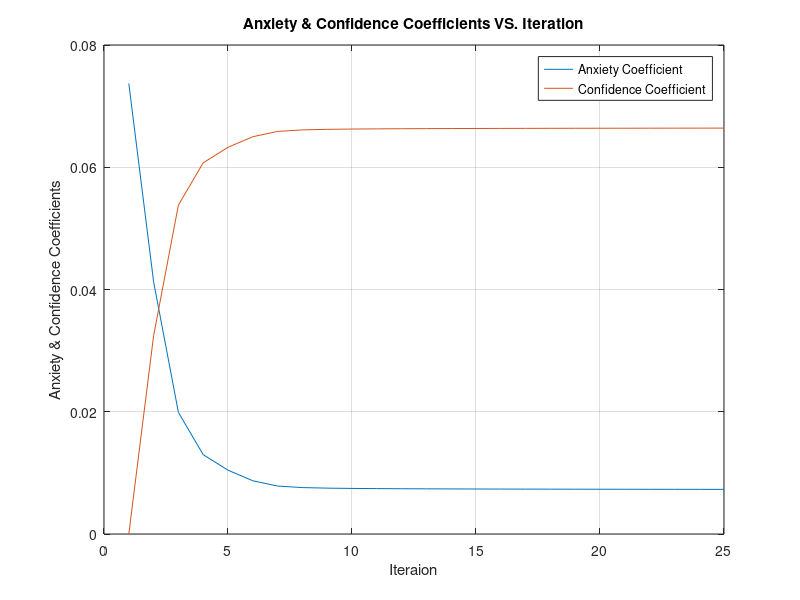
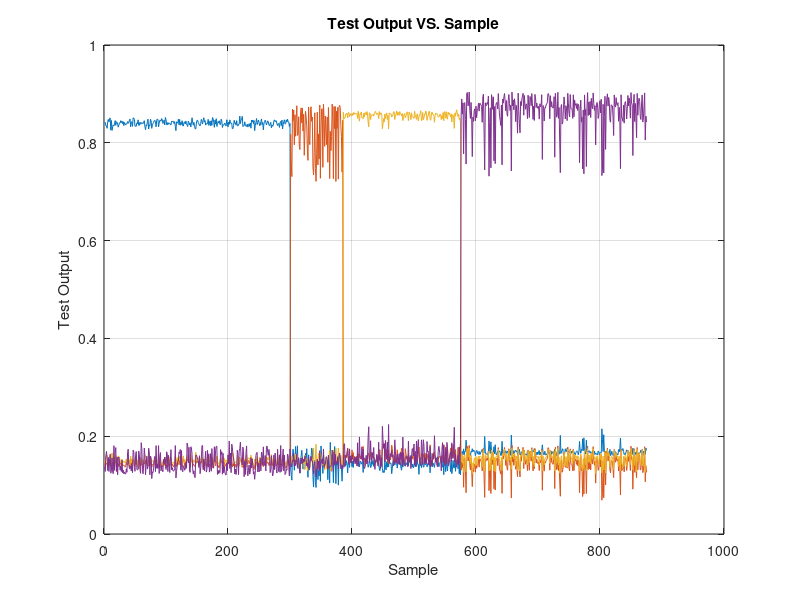

These figures' MATLAB source, in order:
clc;clear; close all;
load data_train.mat
load data_test.mat

X_train = {  X_train_n , X_train_f16 , X_train_f17 , X_train_f18 } ;
X_test = { X_test_n , X_test_f16 , X_test_f17 , X_test_f18 } ;

ClassNo = size( X_train , 2 ) ;

%%

x_test = [] ;
x_train = [] ;
for i=1:ClassNo
    x_train=[x_train; X_train{i}];
    x_test=[x_test; X_test{i}];
    [n_train(i) ~]=size(X_train{i});
    [n_test(i) ~]=size(X_test{i});
end

Min=min(x_train);
h=max(x_train)-min(x_train);
clear X_train X_test 
%%
X_train=((x_train-ones(size(x_train,1),1)*Min)./(ones(size(x_train,1),1)*h))*2-1;
X_test=((x_test-ones(size(x_test,1),1)*Min)./(ones(size(x_test,1),1)*h))*2-1;

T=[];
for i=1:ClassNo
    temp=0.3*rand(n_train(i),ClassNo);
    temp(:,i)=0.7+0.3*rand(n_train(i),1);
    T=[T ;temp];
end

%%  
[ ~ , in ] = size(X_train) ; 
    
l = 5 ;
alfa = 0.1;
eta = 0.2;
X_b = 1 ;

%% Hidden Layer
W_hi = rand(in,l)*0.3 ;
W_hb = rand(1,l)*0.3 ;
W_hm = rand(1,l)*0.3 ;

%% Output Layer
W_jh = rand(l,ClassNo)*0.3 ;
W_jb = rand(1,ClassNo)*0.3 ;
W_jm = rand(1,ClassNo)*0.3 ;

%%
W_hi_t_1 = zeros(in,l) ;
W_hb_t_1 = zeros(1,l) ;
W_hm_t_1 = zeros(1,l) ;
W_jh_t_1 = zeros(l,ClassNo) ;
W_jb_t_1 = zeros(1,ClassNo) ;
W_jm_t_1 = zeros(1,ClassNo) ;

%%   Pn=S^2*XI
pn=sum(n_train);
Y_PAT = 1/in * sum( X_train , 2 );

for t=1:25
    if t==1
        k=0;
        mu=1;
    else
        k=K(t-1);
        mu=Mu(t-1);
    end
    
    for p=1:pn
        XI= X_train(p,:) ;
        YI= XI ;

        TP_hc= YI * W_hi ;
        TP_hb = X_b * W_hb ;
        TP_hm = Y_PAT(p) * W_hm ;
        X_Hh = TP_hc + TP_hb + TP_hm ;


        Y_H = 1./(1 + exp( - X_Hh ));
        TP_jc = Y_H * W_jh ;

        TP_jb = X_b * W_jb ;
        TP_jm = Y_PAT(p) * W_jm ;

        XJ = TP_jc + TP_jb + TP_jm ;

        YJ = 1./( 1 + exp( - XJ ) ) ;

        e(p) = sum( ( T(p,:) - YJ ) .^2 ) ;

        Y_AvPAT = 1/p * sum( Y_PAT(1:p) ) ;

        W_hi_t = W_hi ;
        W_hb_t = W_hb ;
        W_hm_t = W_hm ;
        W_jh_t = W_jh ;
        W_jb_t = W_jb ;
        W_jm_t = W_jm ;

        delta = YJ .* ( ones(size(YJ)) - YJ ) .* ( T(p,:) - YJ ) ;
        
        W_jh = W_jh + ...
            eta *  Y_H' * delta + alfa * ( W_jh - W_jh_t_1 ) + ...
            mu * Y_AvPAT * ones(size(Y_H')) * delta + k * ( W_jh - W_jh_t_1 );

        W_jb = W_jb + eta  * delta + alfa * ( W_jb - W_jb_t_1 );

        W_jm = W_jm + mu *  Y_AvPAT * delta + k * ( W_jm - W_jm_t_1 );

        delta_h = Y_H .* ( ones(size(Y_H)) - Y_H ) .* (  delta * W_jh' ) ;

        W_hi = W_hi +...
            eta *  YI' * delta_h + alfa * ( W_hi - W_hi_t_1 ) +...
            mu *  Y_AvPAT * ones(size(YI')) * delta_h + k * ( W_hi - W_hi_t_1 );

        W_hb = W_hb + eta * delta_h + alfa * ( W_hb - W_hb_t_1 );

        W_hm = W_hm + mu *  Y_AvPAT * delta_h + k * ( W_hm - W_hm_t_1 );

        W_hi_t_1 = W_hi ;
        W_hb_t_1 = W_hb ;
        W_hm_t_1 = W_hm ;
        W_jh_t_1 = W_jh ;
        W_jb_t_1 = W_jb ;
        W_jm_t_1 = W_jm ;
        
    end
        
    E(t) = sum( e )/ ( pn * ClassNo )  ;

    Mu(t) = Y_AvPAT + E(t) ;
    if t==1
        Mu0=Mu;
    end
    K(t) = Mu0 - Mu(t) ;
    
end


%%
figure
plot(Mu)
hold all
plot(K)
hold off
grid on
legend('Anxiety Coefficient','Confidence Coefficient');
title('Anxiety & Confidence Coefficients VS. Iteration')
xlabel('Iteraion')
ylabel('Anxiety & Confidence Coefficients')

%% Test Part
Y_PAT = 1/in * sum( X_test , 2 );
pn=sum(n_test);
for p=1:pn
    XI= X_test(p,:) ;
    YI= XI ;

    TP_hc= YI * W_hi ;
    TP_hb = X_b * W_hb ;
    TP_hm = Y_PAT(p) * W_hm ;
    X_Hh = TP_hc + TP_hb + TP_hm ;


    Y_H = 1./(1 + exp( - X_Hh ));
    TP_jc = Y_H * W_jh ;

    TP_jb = X_b * W_jb ;
    TP_jm = Y_PAT(p) * W_jm ;

    XJ = TP_jc + TP_jb + TP_jm ;

    YJ(p,:) = 1./( 1 + exp( - XJ ) ) ;
    tem=YJ(p,:);
    Class(p)=ClassNo+1;
    f=1;
    rc=0;
    while ( rc==0 && f <= ClassNo)
        if tem(f)>=0.7
            tem(f)=[];
            rc=1;
            if tem<=0.3
                Class(p)=f;
            end
        end
        f=f+1;
    end
end
figure
plot(YJ)
grid on
title('Test Output VS. Sample')
xlabel('Sample')
ylabel('Test Output')

for n=1:ClassNo
    C=Class(1:n_test(n));
    Class(1:n_test(n))=[];
    for j=1:ClassNo+1
       Confidence(n,j)=size(C(C==j),2)/n_test(n);
    end
end
Confidence